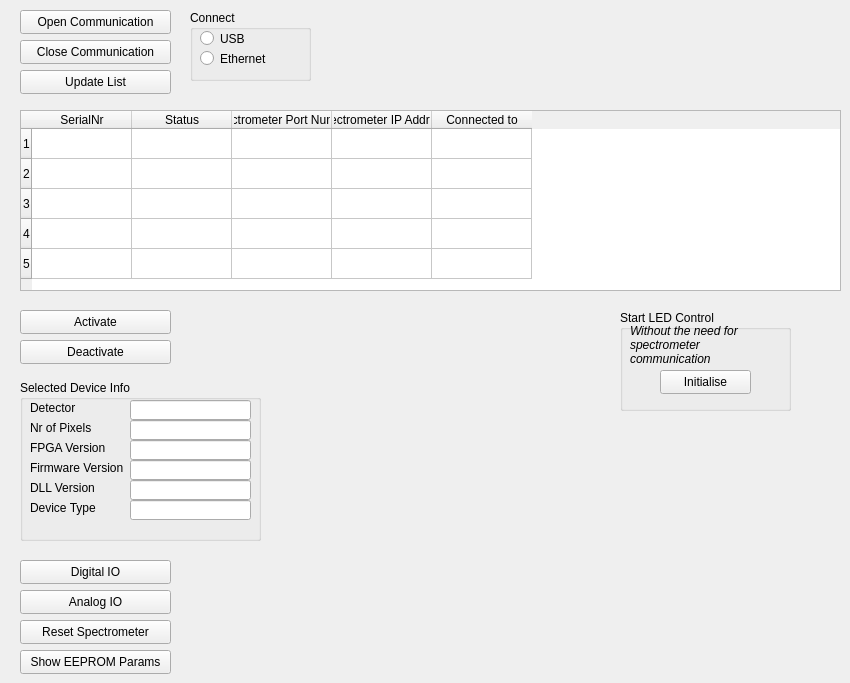
    <widget class="QWidget" name="CommunicationTab">
     <attribute name="title">
      <string>Communication</string>
     </attribute>
     <widget class="QGroupBox" name="groupBox_6">
      <property name="geometry">
       <rect>
        <x>20</x>
        <y>380</y>
        <width>241</width>
        <height>161</height>
       </rect>
      </property>
      <property name="title">
       <string>Selected Device Info</string>
      </property>
      <widget class="QLineEdit" name="DetectorEdt">
       <property name="geometry">
        <rect>
         <x>110</x>
         <y>20</y>
         <width>121</width>
         <height>20</height>
        </rect>
       </property>
      </widget>
      <widget class="QLineEdit" name="NrPixelsEdt">
       <property name="geometry">
        <rect>
         <x>110</x>
         <y>40</y>
         <width>121</width>
         <height>20</height>
        </rect>
       </property>
      </widget>
      <widget class="QLineEdit" name="FPGAVerEdt">
       <property name="geometry">
        <rect>
         <x>110</x>
         <y>60</y>
         <width>121</width>
         <height>20</height>
        </rect>
       </property>
      </widget>
      <widget class="QLineEdit" name="FirmwareVerEdt">
       <property name="geometry">
        <rect>
         <x>110</x>
         <y>80</y>
         <width>121</width>
         <height>20</height>
        </rect>
       </property>
      </widget>
      <widget class="QLineEdit" name="DLLVerEdt">
       <property name="geometry">
        <rect>
         <x>110</x>
         <y>100</y>
         <width>121</width>
         <height>20</height>
        </rect>
       </property>
      </widget>
      <widget class="QLabel" name="label_20">
       <property name="geometry">
        <rect>
         <x>10</x>
         <y>20</y>
         <width>121</width>
         <height>16</height>
        </rect>
       </property>
       <property name="text">
        <string>Detector</string>
       </property>
      </widget>
      <widget class="QLabel" name="label_21">
       <property name="geometry">
        <rect>
         <x>10</x>
         <y>40</y>
         <width>111</width>
         <height>16</height>
        </rect>
       </property>
       <property name="text">
        <string>Nr of Pixels</string>
       </property>
      </widget>
      <widget class="QLabel" name="label_22">
       <property name="geometry">
        <rect>
         <x>10</x>
         <y>60</y>
         <width>121</width>
         <height>16</height>
        </rect>
       </property>
       <property name="text">
        <string>FPGA Version</string>
       </property>
      </widget>
      <widget class="QLabel" name="label_23">
       <property name="geometry">
        <rect>
         <x>10</x>
         <y>80</y>
         <width>121</width>
         <height>16</height>
        </rect>
       </property>
       <property name="text">
        <string>Firmware Version</string>
       </property>
      </widget>
      <widget class="QLabel" name="label_24">
       <property name="geometry">
        <rect>
         <x>10</x>
         <y>100</y>
         <width>121</width>
         <height>16</height>
        </rect>
       </property>
       <property name="text">
        <string>DLL Version</string>
       </property>
      </widget>
      <widget class="QLabel" name="label_44">
       <property name="geometry">
        <rect>
         <x>10</x>
         <y>120</y>
         <width>111</width>
         <height>16</height>
        </rect>
       </property>
       <property name="text">
        <string>Device Type</string>
       </property>
      </widget>
      <widget class="QLineEdit" name="DeviceTypeEdt">
       <property name="geometry">
        <rect>
         <x>110</x>
         <y>120</y>
         <width>121</width>
         <height>20</height>
        </rect>
       </property>
      </widget>
     </widget>
     <widget class="QPushButton" name="DeactivateBtn">
      <property name="geometry">
       <rect>
        <x>20</x>
        <y>340</y>
        <width>151</width>
        <height>24</height>
       </rect>
      </property>
      <property name="text">
       <string>Deactivate</string>
      </property>
     </widget>
     <widget class="QPushButton" name="ActivateBtn">
      <property name="geometry">
       <rect>
        <x>20</x>
        <y>310</y>
        <width>151</width>
        <height>24</height>
       </rect>
      </property>
      <property name="text">
       <string>Activate</string>
      </property>
     </widget>
     <widget class="QTableWidget" name="SpectrometerList">
      <property name="geometry">
       <rect>
        <x>20</x>
        <y>110</y>
        <width>821</width>
        <height>181</height>
       </rect>
      </property>
      <property name="rowCount">
       <number>5</number>
      </property>
      <property name="columnCount">
       <number>5</number>
      </property>
      <row/>
      <row/>
      <row/>
      <row/>
      <row/>
      <column>
       <property name="text">
        <string>SerialNr</string>
       </property>
      </column>
      <column>
       <property name="text">
        <string>Status</string>
       </property>
      </column>
      <column>
       <property name="text">
        <string>Spectrometer Port Number</string>
       </property>
      </column>
      <column>
       <property name="text">
        <string>Spectrometer IP Address</string>
       </property>
      </column>
      <column>
       <property name="text">
        <string>Connected to</string>
       </property>
      </column>
     </widget>
     <widget class="QPushButton" name="OpenCommBtn">
      <property name="geometry">
       <rect>
        <x>20</x>
        <y>10</y>
        <width>151</width>
        <height>24</height>
       </rect>
      </property>
      <property name="text">
       <string>Open Communication</string>
      </property>
     </widget>
     <widget class="QPushButton" name="UpdateListBtn">
      <property name="geometry">
       <rect>
        <x>20</x>
        <y>70</y>
        <width>151</width>
        <height>24</height>
       </rect>
      </property>
      <property name="text">
       <string>Update List</string>
      </property>
     </widget>
     <widget class="QGroupBox" name="groupBox_12">
      <property name="geometry">
       <rect>
        <x>190</x>
        <y>10</y>
        <width>121</width>
        <height>71</height>
       </rect>
      </property>
      <property name="title">
       <string>Connect</string>
      </property>
      <widget class="QRadioButton" name="ConnectUSBRBtn">
       <property name="geometry">
        <rect>
         <x>10</x>
         <y>20</y>
         <width>101</width>
         <height>17</height>
        </rect>
       </property>
       <property name="text">
        <string>USB</string>
       </property>
      </widget>
      <widget class="QRadioButton" name="ConnectEthernetRBtn">
       <property name="geometry">
        <rect>
         <x>10</x>
         <y>40</y>
         <width>101</width>
         <height>17</height>
        </rect>
       </property>
       <property name="text">
        <string>Ethernet</string>
       </property>
      </widget>
     </widget>
     <widget class="QPushButton" name="CloseCommBtn">
      <property name="geometry">
       <rect>
        <x>20</x>
        <y>40</y>
        <width>151</width>
        <height>24</height>
       </rect>
      </property>
      <property name="text">
       <string>Close Communication</string>
      </property>
     </widget>
     <widget class="QPushButton" name="DigitalIoBtn">
      <property name="geometry">
       <rect>
        <x>20</x>
        <y>560</y>
        <width>151</width>
        <height>24</height>
       </rect>
      </property>
      <property name="text">
       <string>Digital IO</string>
      </property>
     </widget>
     <widget class="QPushButton" name="AnalogIoBtn">
      <property name="geometry">
       <rect>
        <x>20</x>
        <y>590</y>
        <width>151</width>
        <height>24</height>
       </rect>
      </property>
      <property name="text">
       <string>Analog IO</string>
      </property>
     </widget>
     <widget class="QPushButton" name="ShowEepromBtn">
      <property name="geometry">
       <rect>
        <x>20</x>
        <y>650</y>
        <width>151</width>
        <height>24</height>
       </rect>
      </property>
      <property name="text">
       <string>Show EEPROM Params</string>
      </property>
     </widget>
     <widget class="QPushButton" name="ResetSpectrometerBtn">
      <property name="geometry">
       <rect>
        <x>20</x>
        <y>620</y>
        <width>151</width>
        <height>24</height>
       </rect>
      </property>
      <property name="text">
       <string>Reset Spectrometer</string>
      </property>
     </widget>
     <widget class="QGroupBox" name="groupBox_15">
      <property name="geometry">
       <rect>
        <x>620</x>
        <y>310</y>
        <width>171</width>
        <height>101</height>
       </rect>
      </property>
      <property name="title">
       <string>Start LED Control</string>
      </property>
      <widget class="QPushButton" name="StartLEDControlBtn">
       <property name="geometry">
        <rect>
         <x>40</x>
         <y>60</y>
         <width>91</width>
         <height>24</height>
        </rect>
       </property>
       <property name="text">
        <string>Initialise</string>
       </property>
      </widget>
      <widget class="QLabel" name="label_32">
       <property name="geometry">
        <rect>
         <x>10</x>
         <y>10</y>
         <width>151</width>
         <height>50</height>
        </rect>
       </property>
       <property name="text">
        <string>&lt;html&gt;&lt;head/&gt;&lt;body&gt;&lt;p&gt;&lt;span style=&quot; font-style:italic;&quot;&gt;Without the need for spectrometer communication&lt;/span&gt;&lt;/p&gt;&lt;/body&gt;&lt;/html&gt;</string>
       </property>
       <property name="wordWrap">
        <bool>true</bool>
       </property>
      </widget>
     </widget>
    </widget>
